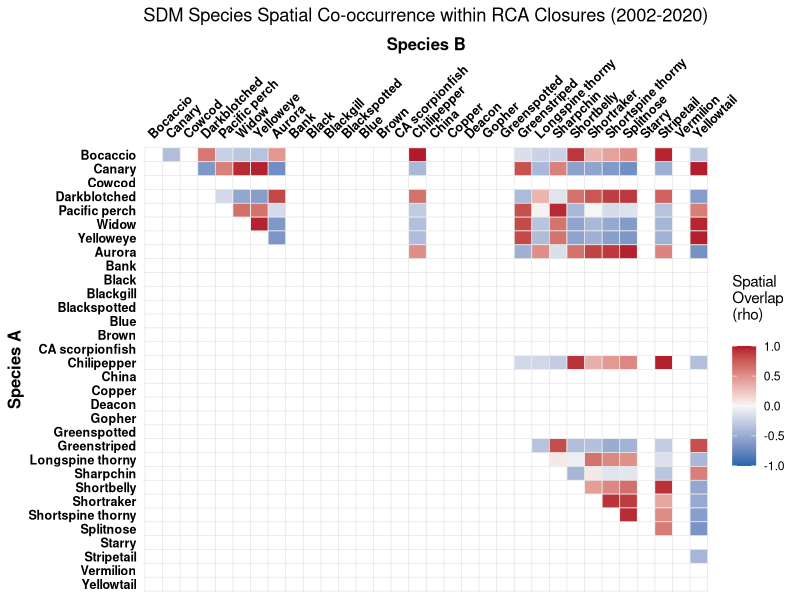

Here is the R script that generated this plot:
# SDM output One-Sample T-Test for RCA mapping project
# Blake Feist - created 15 May 2026

library(dplyr)
library(ggplot2)
library(readr)
library(tidyr)


### STEP 1: Load the data
setwd("~/Documents/GitHub/RCA_closure_areas/spatial_overlay_stats/")
main_data_wide <- read_csv("SDM_Zscore_data_wide.csv")
baselines      <- read.csv("SDM_regional_baselines.csv")

# Pivot the data from WIDE to LONG format
main_data_long <- main_data_wide %>%
  pivot_longer(
    cols = starts_with("mean_"),     # Tells R to grab all my species density columns
    names_to = "Species_ID",         # The new column that will hold the species names
    values_to = "Mean_Density"       # The new column that will hold the density numbers
  )

# Merge with baselines and calculate the spatial Z-Scores
df_monthly_z <- main_data_long %>%
  left_join(baselines, by = "Species_ID") %>%
  mutate(
    Z_Score = (Mean_Density - Regional_Mean) / Regional_SD
  )

# Quick sanity check: look at the newly reshaped data
head(df_monthly_z)

### STEP 2: The Hotspot Performance Evaluation (Annual)
# To test if closures targeted above-average densities while protecting against month-to-month
# time-dependency, collapse the data by existing Year column and run tests.

# Collapse monthly data into annual averages
df_annual <- df_monthly_z %>%
  group_by(year, Species_ID) %>%
  summarise(
    Avg_Z_Score = mean(Z_Score),
    .groups = "drop"
  )

# Run a One-Sample, 2-tailed t-test with a protective safety check (n() >= 2)
SDM_species_performance <- df_annual %>%
  group_by(Species_ID) %>%
  summarise(
    Years_Present       = n(),  # Counts how many years this species has data
    Mean_Z_Across_Years = mean(Avg_Z_Score),
    
    # The fix: Only run t.test if there are at least 2 years of data
    p_value = if(n() >= 2) {
      t.test(Avg_Z_Score, mu = 0, alternative = "two.sided")$p.value
    } else {
      NA  # Returns NA instead of crashing the script
    },
    .groups = "drop"
  )

# View results table
print(SDM_species_performance)

# save SDM_species_performance df for use in the z-score plot
write.csv(SDM_species_performance, 'SDM_species_performance.csv')

### Step 3: Create the Species Interaction Matrix (Monthly)
# To look at fine-scale species co-occurrence patterns, pivot full monthly dataset
# wide and run a Spearman rank correlation across Closure_ID timestamps.

# Define custom order and clean names
# Syntax: "QGIS_COLUMN_NAME" = "Clean Display Name"
species_order_map <- c(
  "mean_pauc" = "Bocaccio",
  "mean_pinn" = "Canary",
  "mean_levi" = "Cowcod",
  "mean_cram" = "Darkblotched",
  "mean_alut" = "Pacific perch",
  "mean_ento" = "Widow",
  "mean_rube" = "Yelloweye",
  "mean_auro" = "Aurora",
  "mean_rufu" = "Bank",
  "mean_mela" = "Black",
  "mean_omus" = "Blackgill",
  "mean_ctus" = "Blackspotted",
  "mean_myst" = "Blue",
  "mean_auri" = "Brown",
  "mean_guta" = "CA scorpionfish",
  "mean_good" = "Chilipepper",
  "mean_nebu" = "China",
  "mean_caur" = "Copper",
  "mean_diac" = "Deacon",
  "mean_carn" = "Gopher",
  "mean_chlo" = "Greenspotted",
  "mean_elon" = "Greenstriped",
  "mean_alti" = "Longspine thorny",
  "mean_zace" = "Sharpchin",
  "mean_jord" = "Shortbelly",
  "mean_bore" = "Shortraker",
  "mean_alas" = "Shortspine thorny",
  "mean_dipl" = "Splitnose",
  "mean_cons" = "Starry",
  "mean_saxi" = "Stripetail",
  "mean_mini" = "Vermilion",
  "mean_flav" = "Yellowtail"
)

# Pivot the monthly data wide by my YYYY-MM Closure_ID
df_monthly_wide <- df_monthly_z %>%
  select(Closure_ID, Species_ID, Z_Score) %>%
  pivot_wider(names_from = Species_ID, values_from = Z_Score)

# 2. Generate the correlation matrix
species_matrix <- df_monthly_wide %>%
  select(-Closure_ID) %>%
  cor(method = "spearman", use = "complete.obs")

# 3. Convert the matrix to long format
interaction_long <- as.data.frame(species_matrix) %>%
  mutate(Species1 = rownames(.)) %>%
  pivot_longer(-Species1, names_to = "Species2", values_to = "Correlation") %>%
  
  # --- THE FIX ---
  # Find the numerical position of each species in the custom map vector
  mutate(
    pos1 = match(Species1, names(species_order_map)),
    pos2 = match(Species2, names(species_order_map))
  ) %>%
  # Only keep tiles where the row species appears BEFORE the column species 
  # in the custom ecological order list
  filter(pos1 < pos2)

### Step 4: Plot the Interaction Heatmap
# This uses the exact layout modifications I need: it clusters species in the
# upper-right corner, keeps the axes alphabetical, rotates the top labels by 45 degrees, uses
# thin custom grid lines that frame the blocks perfectly, and keeps the tiles perfectly square.

# Get clean sorted list of species names
species_list <- sort(unique(c(interaction_long$Species1, interaction_long$Species2)))
n_species <- length(species_list)

SDM_matrix_plot <- ggplot(interaction_long, aes(x = Species2, y = Species1, fill = Correlation)) +
  geom_tile(color = "white") +
  
  # Diverging palette (Blue = Avoidance/Deep vs Shallow, Red = High Co-occurrence)
  scale_fill_gradient2(low = "#2166ac", mid = "#f7f7f7", high = "#b2182b", 
                       midpoint = 0, limit = c(-1,1), name = "Spatial\nOverlap\n(rho)\n") +
  
  # Align axes alphabetically from A to Z
  scale_x_discrete(position = "top", 
                   limits = names(species_order_map), 
                   labels = species_order_map) + 
  
  scale_y_discrete(limits = rev(names(species_order_map)), 
                   labels = species_order_map) + 
  
  # Thin grid borders drawn perfectly between the cell edges
  geom_vline(xintercept = seq(0.5, length(species_order_map) + 0.5, by = 1), color = "gray90", linewidth = 0.25) +
  geom_hline(yintercept = seq(0.5, length(species_order_map) + 0.5, by = 1), color = "gray90", linewidth = 0.25) +
  
  theme_minimal() +
  labs(title = "SDM Species Spatial Co-occurrence within RCA Closures (2002-2020)", 
       x = "Species B", y = "Species A") +
  theme(
    panel.grid.major = element_blank(),
    panel.grid.minor = element_blank(),
    
    # 45-degree rotated top labels
    axis.text.x.top = element_text(size = 9, face = "bold", color = "black", angle = 45, hjust = 0, vjust = 0),
    axis.text.y = element_text(size = 9, face = "bold", color = "black"),
    axis.title = element_text(size = 12, face = "bold"),
    
    # Keeps cells perfectly square so text/labels don't stretch awkwardly
    coord_fixed() 
  )

# Save plot as high-resolution PNG
ggsave(
  filename = "SDM cooccurrence matrix plot.png",   # name of the output file
  plot = SDM_matrix_plot,                          # Tells R which plot object to save
  width = 9,                                       # Physical width in inches
  height = 8.5,                                    # Physical height in inches
  units = "in",                                    # Sets the measuring unit to inches ("in", "cm", or "mm")
  dpi = 600                                        # CRITICAL: Sets resolution to 600 DPI
)
